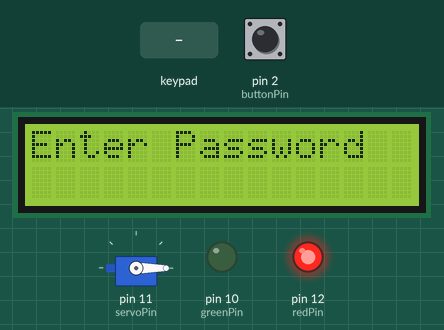
Recording of a sketch running on a simulated Arduino Uno, built with avr-gcc and run on an emulated ATmega328P. On the bench: 16×2 character LCD, servo, output pins drawn as LEDs (lit = HIGH). Inputs (shaded band) come from the test bench; at power-on: pin 2 (buttonPin) HIGH. What the sketch prints to the serial monitor is not drawn.

Above: at 1.2 s.
1.3 s: keypad keys 0 0 0 0 * pressed 0.4 s apart
At 4.1 s:
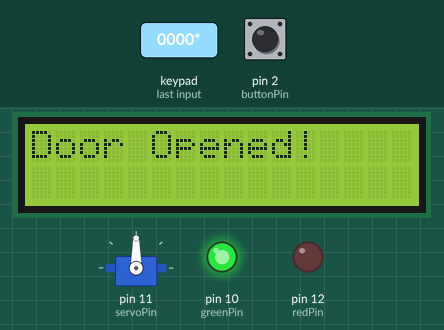
4.8 s: pin 2 (buttonPin) pulled LOW for 0.15 s
At 5.4 s:
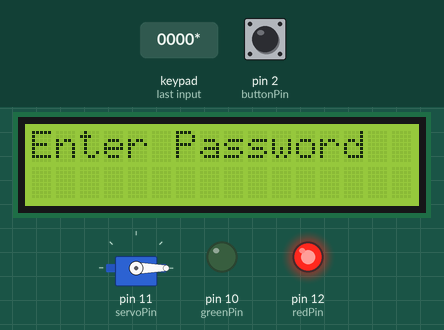
6.4 s: keypad keys 9 8 7 6 * pressed 0.4 s apart
At 9.0 s:
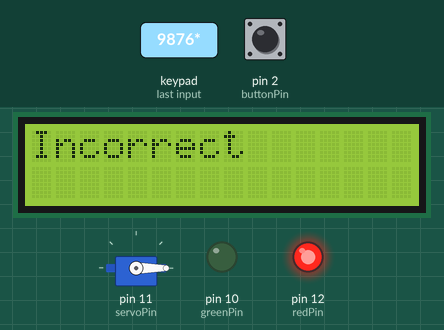
11.4 s: keypad keys 0 0 0 0 # pressed 0.4 s apart
At 14.4 s:
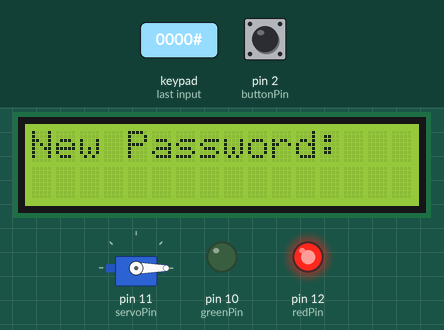
14.9 s: key '#' pressed
At 15.7 s:
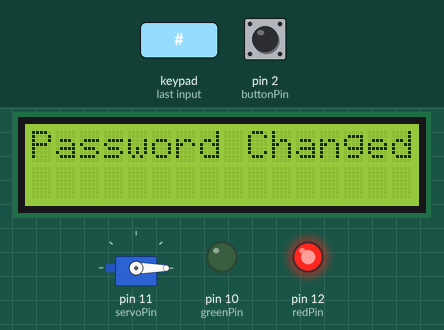
17.9 s: key '1' pressed
At 18.4 s:
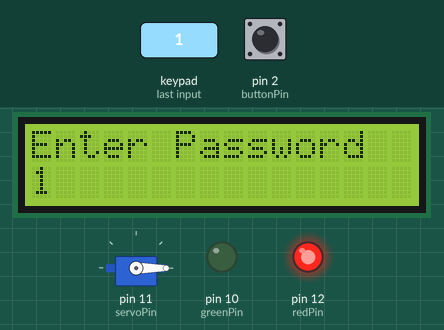
Timing chart, 0 to 20.4 s (numbered marks = the images above; inputs shaded):
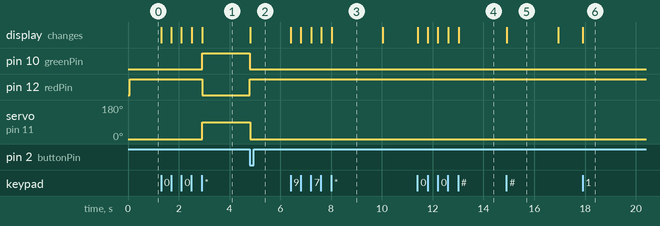

The sketch:

safe.ino
```cpp
#include <Key.h>
#include <Servo.h>
#include <LiquidCrystal_I2C.h>
#include <Wire.h>
#include <Keypad.h>

const byte ROWS = 4;
const byte COLS = 3;
const int led = 10;
const int redPin = 12;
const int greenPin = 10;
const int buttonPin = 2;
const int servoPin = 11;
int buttonState = 0;
bool isOpen = false;
bool isNew = false;
int cursorPos = 0;
String password = "0000";
String curInput = "";
Servo door;

char hexaKeys[ROWS][COLS] = {
  {'1', '2', '3',},
  {'4', '5', '6',},
  {'7', '8', '9',},
  {'*', '0', '#',}
};

byte rowPins[ROWS] = {9, 8, 7, 6};
byte colPins[COLS] = {5, 4, 3};

Keypad customKeypad = Keypad(makeKeymap(hexaKeys), rowPins, colPins, ROWS, COLS); //setting up the keypad using the Keypad Library
LiquidCrystal_I2C lcd(0x3f, 16, 2);  //setting up the display using the LiquidCrystal_I2C Library. lcd addresses may vary.

void closeDoor(){
  isOpen = false;
  door.write(0);
  analogWrite(redPin,255);
  analogWrite(greenPin,0);
  lcd.clear();
  lcd.setCursor(0,0);
  lcd.print("Enter Password");
}

void unlock(){
  lcd.setCursor(0,0);
  lcd.print("Door Opened!");
  analogWrite(redPin,0);
  analogWrite(greenPin,255);
  isOpen = true;
  door.write(90);
}

void lock(){
  lcd.setCursor(0,0);
  lcd.print("Incorrect");
  analogWrite(redPin,255);
  analogWrite(greenPin,0);
  delay(2000);
  lcd.clear();
  lcd.setCursor(0,0);
  lcd.print("Enter Password");
}

void setup(){
  Serial.begin(9600);
  lcd.init();
  lcd.clear();
  lcd.backlight();
  pinMode(redPin, OUTPUT);
  pinMode(greenPin, OUTPUT);
  pinMode(buttonPin, INPUT_PULLUP);
  analogWrite(redPin,255);
  analogWrite(greenPin,0);
  lcd.setCursor(0,0);
  lcd.print("Enter Password");
  door.attach(servoPin);
  door.write(0);
}

void loop(){
  buttonState = digitalRead(buttonPin);

  if (isOpen and buttonState == LOW){
    closeDoor();
  }
  if (isOpen) return;
  char customKey = customKeypad.getKey();

  if (customKey and customKey != '*' and customKey != '#' and cursorPos < 8){
    lcd.setCursor(cursorPos++,1);
    lcd.print(customKey);
    curInput += customKey;
  }
  else if (customKey == '*' and curInput != ""){
  //check password
    lcd.clear();
    Serial.println(curInput);
    if (curInput == password) unlock();
    else lock();
    curInput = "";
    cursorPos = 0;
  }
  else if (customKey == '#'){
    if (isNew){
      password = curInput;
      curInput = "";
      cursorPos = 0;
      isNew = false;
      lcd.clear();
      lcd.setCursor(0,0);
      lcd.print("Password Changed!");
      delay(2000);
      lcd.clear();
      lcd.setCursor(0,0);
      lcd.print("Enter Password");
      lcd.setCursor(0,1);
    }
    else if (curInput == password){
      //password change process
      curInput = "";
      cursorPos = 0;
      lcd.clear();
      lcd.setCursor(0,0);
      lcd.print("New Password:");
      lcd.setCursor(0,1);
      isNew = true;
    }
  }
}
```

Measured:
- after the input at 1.3 s, pin 10 (greenPin): LOW → HIGH after 1.6 s; pin 12 (redPin): HIGH → LOW after 1.6 s; servo on pin 11 (servoPin): 0° → 90° after 1.6 s; the display: first changes at once (image 1 shows a later state)
- after the input at 4.8 s, pin 10 (greenPin): HIGH → LOW at once; pin 12 (redPin): LOW → HIGH at once; servo on pin 11 (servoPin): 90° → 0° at once; the display: changes at once (image 2)
- after the input at 6.4 s, the display: first changes at once (image 3 shows a later state)
- after the input at 11.4 s, the display: first changes at once (image 4 shows a later state)
- after the input at 14.9 s, the display: changes at once (image 5)
- after the input at 17.9 s, the display: changes at once (image 6)
- what the display in image 3 shows lasts 2.0 s, from 8.0 s to 10.0 s
